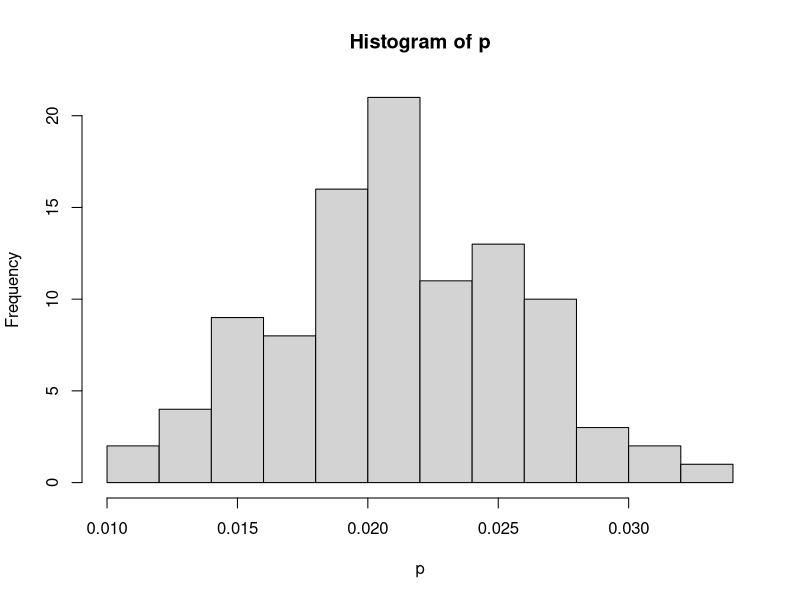

This chart was generated by the following R code:
p=numeric(100)
for (k in 1:100) {
  Cor_wine=c(letters[1:10])
  T=-4
  B=999
  Tobs=numeric(B)
  for (i in 1:B) {
    Wine=sample(Cor_wine)
    s=0
    for (j in 1:10) {
      if (Wine[j]==Cor_wine[j]){
        s=s+1
      }
    }
    Tobs[i]=-s
  }
  Pvalue=(length(Tobs[Tobs<=T])+1)/B
  p[k]=Pvalue
}
p
length(p[p>0.05])
hist(p)
shapiro.test(p)
